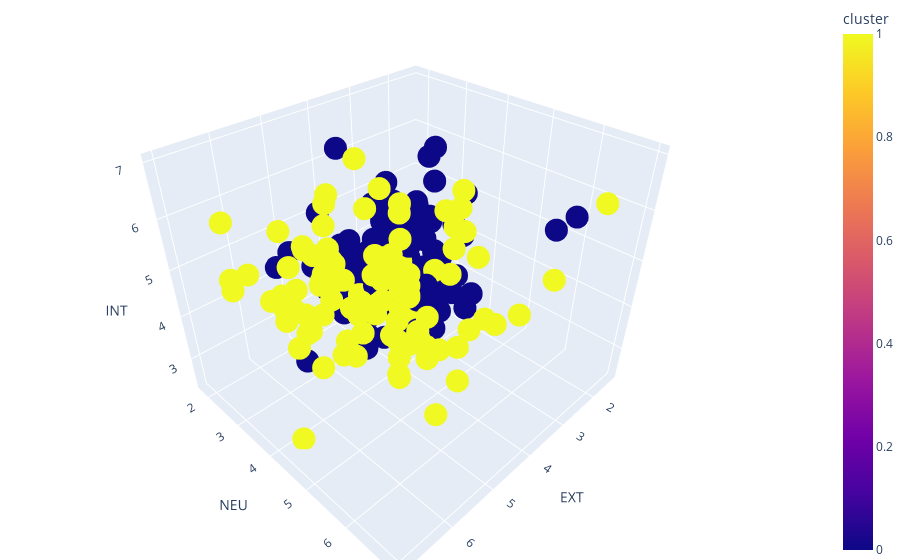

Here is the notebook cell this chart was saved with:
### Code cell
# Create 3D Scatterplot to visualize cluster

fig = px.scatter_3d(df_wcluster, x='EXT', y='NEU', z='INT', color='cluster', size_max=20, opacity=1.0)
fig.update_layout(margin=dict(l=0, r=0, b=0, t=0))
fig.show()

### Figure 1 — Plotly figure (JSON) as saved in the notebook; plotly's stock layout.template omitted (floating-point values rounded to 4 significant figures; data arrays with more than 128 entries replaced by an {"elided": "..."} marker saying what was removed)
{"data": [{"hovertemplate": "EXT=%{x}<br>NEU=%{y}<br>INT=%{z}<br>cluster=%{marker.color}<extra></extra>", "legendgroup": "", "marker": {"color": {"elided": "216 int values"}, "coloraxis": "coloraxis", "opacity": 1, "symbol": "circle"}, "mode": "markers", "name": "", "scene": "scene", "showlegend": false, "type": "scatter3d", "x": {"elided": "216 float values"}, "y": {"elided": "216 float values"}, "z": {"elided": "216 float values"}}], "layout": {"coloraxis": {"colorbar": {"title": {"text": "cluster"}}, "colorscale": [[0, "#0d0887"], [0.1111, "#46039f"], [0.2222, "#7201a8"], [0.3333, "#9c179e"], [0.4444, "#bd3786"], [0.5556, "#d8576b"], [0.6667, "#ed7953"], [0.7778, "#fb9f3a"], [0.8889, "#fdca26"], [1, "#f0f921"]]}, "legend": {"tracegroupgap": 0}, "margin": {"b": 0, "l": 0, "r": 0, "t": 0}, "scene": {"domain": {"x": [0, 1], "y": [0, 1]}, "xaxis": {"title": {"text": "EXT"}}, "yaxis": {"title": {"text": "NEU"}}, "zaxis": {"title": {"text": "INT"}}}}}
